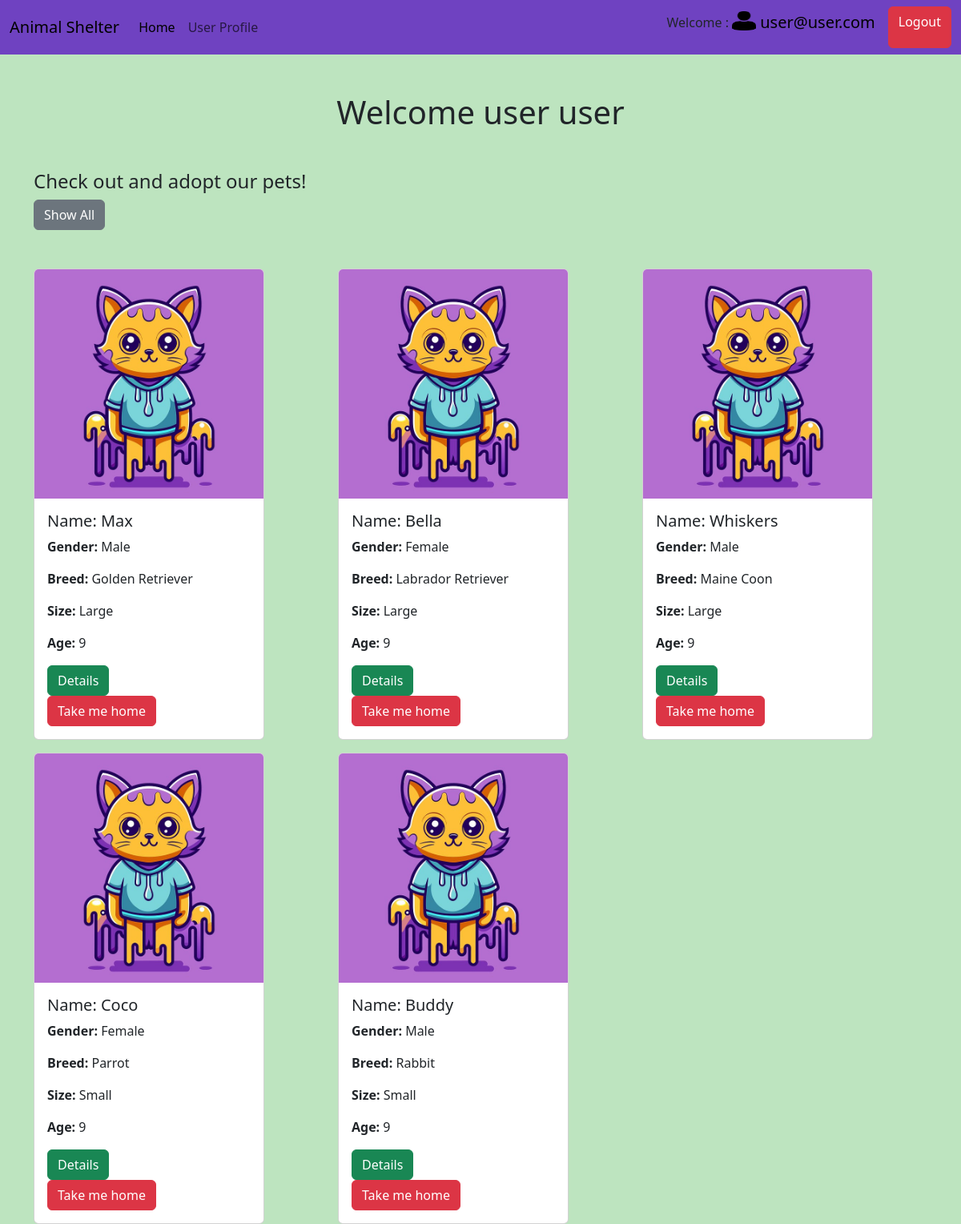
/pages/senior.php (signed in), run on the app's committed database.
### tables this page shows
CREATE TABLE `users` (
  `id` int NOT NULL,
  `first_name` varchar(150) NOT NULL,
  `last_name` varchar(150) NOT NULL,
  `password` varchar(255) NOT NULL,
  `number` text NOT NULL,
  `email` varchar(255) NOT NULL,
  `picture` varchar(255) NOT NULL,
  `address` text NOT NULL,
  `status` varchar(4) NOT NULL DEFAULT 'user'
);

CREATE TABLE `animals` (
  `id` int NOT NULL,
  `name` varchar(100) NOT NULL,
  `gender` varchar(100) NOT NULL,
  `picture` varchar(255) DEFAULT NULL,
  `breed` varchar(255) NOT NULL,
  `size` varchar(255) NOT NULL,
  `age` int NOT NULL,
  `vaccine` varchar(50) NOT NULL,
  `status` varchar(100) NOT NULL DEFAULT 'Available',
  `address` text NOT NULL,
  `description` text NOT NULL
);

### pages/senior.php (the view, shortened to what this page needs)
<?php
require_once "../db_connect.php";
$sqlanimals = "SELECT * FROM animals WHERE status = 'Available' AND `age` > 8";
$pResult = mysqli_query($conn, $sqlanimals);
$layout = "";
if (mysqli_num_rows($pResult) == 0) {
    $layout .= "No result found";
} else {
    while ($prow = mysqli_fetch_assoc($pResult)) {
        $layout .= "
        <div>
        <div class='card' style='width: 18rem;'>
        <img src='../images/{$prow["picture"]}' class='card-img-top' alt='...'>
        <div class='card-body'>
          <h5 class='card-title'>Name: {$prow["name"]}</h5>
          <p class='card-text'><b>Gender: </b>{$prow["gender"]}</p>
           <p class='card-text'><b>Breed: </b>{$prow["breed"]}</p>
            <p class='card-text'><b>Size: </b>{$prow["size"]}</p>
             <p class='card-text'><b>Age: </b>{$prow["age"]}</p>
          <a href='animals/details.php?id={$prow["id"]}' class='btn btn-success'>Details</a>
          <form method='post' action=''>
            <input type='hidden' name='pet_id' value='{$prow["id"]}'>
            <input name='adopt' type='submit' class='btn btn-danger' value='Take me home'>
          </form>
        </div>
      </div>
      </div>";
    }
}
?>
<!DOCTYPE html>
<html lang="en">
<head>
    <link href="/style/style.css" rel="stylesheet">
    <link href="https://cdn.jsdelivr.net/npm/bootstrap@5.3.3/dist/css/bootstrap.min.css" rel="stylesheet">
</head>
<body style="background-color: rgb(189, 228, 191);">
    <?php require_once "../components/navbar.php"; ?>
    <h1 class="text-center mt-5 mb-5">Welcome <?= $row["first_name"] . " " . $row["last_name"] ?></h1>
    <div class="container">
        <h4>Check out and adopt our pets!</h4>
        <a href="../home.php" class="btn btn-secondary">Show All</a>
        <div id="petsContainer" class="row row-cols-3 row-gap-3 mt-5">
            <?= $layout ?>
        </div>
    </div>
</body>
</html>

### components/navbar.php (shortened to what this page needs)
<?php
$id = isset($_SESSION["adm"]) ? $_SESSION["adm"] : $_SESSION["user"];
$sql = "SELECT * FROM users WHERE id = {$id}";
$result = mysqli_query($conn, $sql);
$row = mysqli_fetch_assoc($result);
?>
<?php if(!isset($_SESSION["user"]) && !isset($_SESSION["adm"])) {?>
    <div class="div"></div>
    <?php } else{?>
<nav class="navbar navbar-expand-lg" style="background-color: #6f42c1;">
    <div class="container-fluid">
        <a class="navbar-brand" href="#">Animal Shelter</a>
        <div class="collapse navbar-collapse" id="navbarSupportedContent">
            <ul class="navbar-nav me-auto mb-2 mb-lg-0">
                <li class="nav-item">
                <?php if($_SERVER['REQUEST_URI'] == '/EBEWD2_CR5_AngeloPane/home.php'){ ?>
                    <a class="nav-link active" aria-current="page" href="home.php">Home</a> <?php }else{ ?>
                        <a class="nav-link active" aria-current="page" href="../home.php">Home</a>   <?php }?>
                </li>
                <?php
                if (isset($_SESSION["user"])) {
                ?>
                    <li class="nav-item">
                        <a class="nav-link" href="pages/user_profile.php">User Profile</a>
                    </li>
               <?php } ?>
            </ul>
            <?php
            if (isset($_SESSION["user"]) || isset($_SESSION["adm"])) {
            ?>
                <div class="d-flex"> <p class="mt-1 p-1">Welcome :     </p>
                <?php if($_SERVER['REQUEST_URI'] == '/EBEWD2_CR5_AngeloPane/pages/user_profile.php'){ ?>
                <a class="navbar-brand" href="#">
                    <?php  } elseif ($_SERVER['REQUEST_URI'] == '/EBEWD2_CR5_AngeloPane/pages/edit_profile.php' || $_SERVER['REQUEST_URI'] == '/EBEWD2_CR5_AngeloPane/pages/dashboard.php') { ?>
                    <a class="navbar-brand" href="user_profile.php"><?php } else { ?>
                        <a class="navbar-brand" href="pages/user_profile.php"> <?php } ?>
                    <?php if($_SERVER['REQUEST_URI'] == '/EBEWD2_CR5_AngeloPane/home.php'){ ?>
                        <img src="images/<?= $row["picture"] ?>" alt="Logo" width="30" height="24" class="d-inline-block align-text-top"> <?php }else{ ?>
                     <img src="../images/<?= $row["picture"] ?>" alt="Logo" width="30" height="24" class="d-inline-block align-text-top"> <?php } ?>
                        <?= $row["email"]?> </a>
                        <?php if($_SERVER['REQUEST_URI'] == '/EBEWD2_CR5_AngeloPane/home.php'){ ?>
                            <a class="btn btn-danger" href="pages/logout.php?logout">Logout</a><?php }else{ ?>
                    <a class="btn btn-danger" href="../pages/logout.php?logout">Logout</a><?php } ?>
                </div>
            <?php } ?>
        </div>
    </div>
</nav> <?php } ?>

### data on the page
users: picture (placeholder picture), email "user@user.com", first_name "user", last_name "user"
animals: picture (picture), name "Max", gender "Male", breed "Golden Retriever", size "Large", age "9"
animals: picture (picture), name "Bella", gender "Female", breed "Labrador Retriever", size "Large", age "9"
animals: picture (picture), name "Whiskers", gender "Male", breed "Maine Coon", size "Large", age "9"
animals: picture (picture), name "Coco", gender "Female", breed "Parrot", size "Small", age "9"
animals: picture (picture), name "Buddy", gender "Male", breed "Rabbit", size "Small", age "9"
